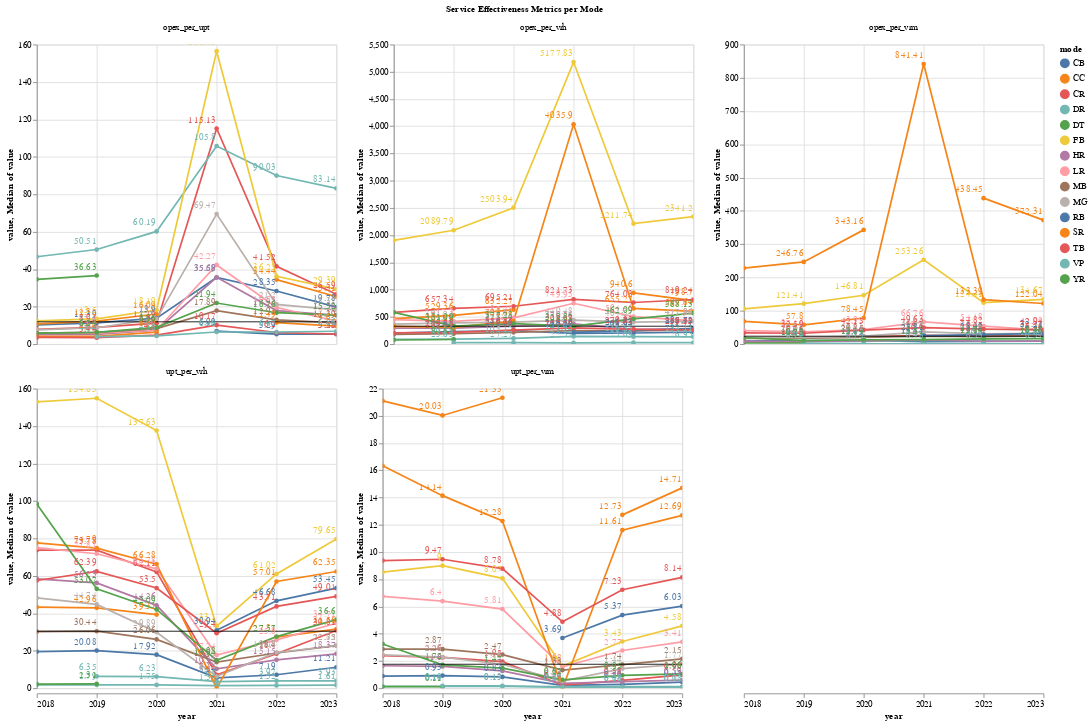

The code cell stored with this chart in its notebook:
### Markdown cell above
### By Mode

### Code cell
make_line(
    by_mode_long,
    x_col="year:T",
    y_col="value",
    facet="variable:N",
    color="mode:N",
    title="Service Effectiveness Metrics per Mode",
    ind_axis=True,
)

### Figure 1 — Vega-Lite specification as saved in the notebook (floating-point values rounded to 4 significant figures; data arrays with more than 128 entries replaced by an {"elided": "..."} marker saying what was removed)
{"config": {"view": {"continuousWidth": 300, "continuousHeight": 300}}, "data": {"name": "data-0f4276560be2caa2ed10ec78e28e6e8f"}, "facet": {"field": "variable", "title": "Service Effectiveness Metrics per Mode", "type": "nominal"}, "spec": {"layer": [{"mark": {"type": "line", "point": true}, "encoding": {"color": {"field": "mode", "type": "nominal"}, "tooltip": [{"field": "year", "type": "temporal"}, {"field": "value", "type": "quantitative"}, {"field": "mode", "type": "nominal"}], "x": {"field": "year", "type": "temporal"}, "y": {"field": "value", "type": "quantitative"}}, "name": "view_2"}, {"mark": {"type": "rule"}, "encoding": {"y": {"aggregate": "median", "field": "value", "type": "quantitative"}}}, {"mark": {"type": "text", "align": "right", "dy": -10}, "encoding": {"color": {"field": "mode", "type": "nominal"}, "text": {"field": "value", "type": "quantitative"}, "x": {"field": "year", "type": "temporal"}, "y": {"field": "value", "type": "quantitative"}}}], "height": 350, "width": 350}, "columns": 3, "params": [{"name": "param_2", "select": {"type": "interval", "encodings": ["x", "y"]}, "bind": "scales", "views": ["view_2"]}], "resolve": {"scale": {"y": "independent"}}, "$schema": "https://vega.github.io/schema/vega-lite/v5.20.1.json", "datasets": {"data-0f4276560be2caa2ed10ec78e28e6e8f": {"elided": "425 records"}}}
